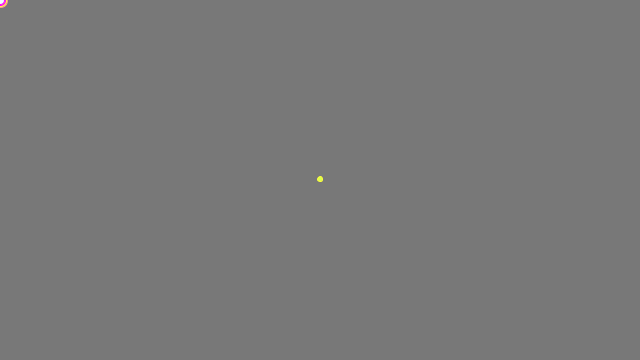
Frame 1 (no input)
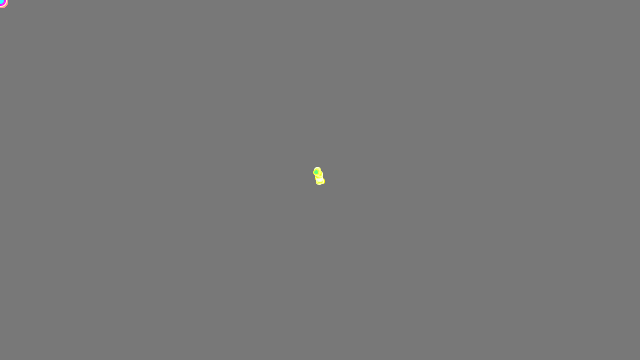
Frame 60 (the mouse pressed at the canvas centre just before this capture)
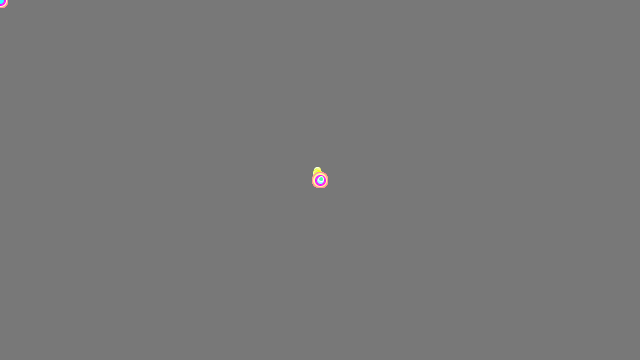
Frame 120 (the mouse held since frame 60 and released just before this capture)

The Processing sketch that drew these frames (run headless with seeded random() and noise(); from frame 60 on, the mouse is pressed at the canvas centre):

// Processing sketch: processing_165325
// ── processing_165325.pde

////////////////////////////////////////////
//  random walker
////////////////////////////////////////////
///// Ã£ï¿½Â¯Ã£ï¿½Â©Ã£ï¿½Â¹Ã¥Â®ï¿½Ã§Â¾Â©
class Walker{ //Ã£ï¿½Â¯Ã£ï¿½Â©Ã£ï¿½Â¹Ã¥ï¿½ï¿½Ã£ï¿½Â®Ã¦ï¿½ï¿½Ã¥ï¿½ï¿½Ã£ï¿½Â¯Ã¥Â¤Â§Ã¦ï¿½ï¿½Ã¥Âï¿½Ã£ï¿½Â§
  int x;      //Ã§ï¿½Â¶Ã¦ï¿½ï¿½Ã¥Â¤ï¿½Ã¦ï¿½Â°
  int y;      //Ã§ï¿½Â¶Ã¦ï¿½ï¿½Ã¥Â¤ï¿½Ã¦ï¿½Â°
  Walker(){   //Ã£ï¿½Â³Ã£ï¿½Â³Ã£ï¿½Â¹Ã£ï¿½ï¿½Ã£ï¿½Â©Ã£ï¿½Â¯Ã£ï¿½Â¿Ã¯Â¼ï¿½Ã¥ï¿½ï¿½Ã¦ï¿½ï¿½Ã¥ï¿½ï¿½Ã£ï¿½Â®Ã£ï¿½ï¿½Ã£ï¿½ï¿½Ã£ï¿½Â®Ã£ï¿½Â¡Ã£ï¿½Â½Ã£ï¿½ï¿½Ã£ï¿½ï¿½Ã¯Â¼ï¿½new Ã£ï¿½Â§Ã¥ï¿½Â¼Ã£ï¿½Â³Ã¥ï¿½ÂºÃ£ï¿½ï¿½Ã£ï¿½ï¿½Ã£ï¿½ï¿½Ã¯Â¼ï¿½
    x = width/2;  //Ã§Âªï¿½Ã£ï¿½Â®Ã¤Â¸ÂÃ¥Â¿ï¿½Ã£ï¿½Â«
    y = height/2; //Ã§Âªï¿½Ã£ï¿½Â®Ã¤Â¸ÂÃ¥Â¿ï¿½Ã£ï¿½Â«

  }
  void display(){ //Ã¨Â¡Â¨Ã§Â¤ÂºÃ§ï¿½Â¨Ã£ï¿½Â¡Ã£ï¿½Â½Ã£ï¿½ï¿½Ã£ï¿½ï¿½
    stroke(255,255,random(255));    //Ã©Â»ï¿½Ã¨ï¿½Â²Ã£ï¿½Â«
   // noStroke();
    fill(random(255),255,random(255));
   ellipse(x,y,5,5);
  }
  void mdisplay()
  {
    fill(255,255,random(255));
    stroke(255,150,150);    //Ã©Â»ï¿½Ã¨ï¿½Â²Ã£ï¿½Â«
     ellipse(mouseX, mouseY, 15,15);
     fill(random(255),255,255);
      stroke(255,0,255);
     ellipse(mouseX, mouseY, 10, 10);
     noFill();
      ellipse(mouseX, mouseY, 8, 8);

  }
  void step(){    //Ã£ï¿½ï¿½Ã¦ÂÂ©Ã£ï¿½ï¿½Ã£ï¿½ï¿½Ã£ï¿½Â¡Ã£ï¿½Â½Ã£ï¿½ï¿½Ã£ï¿½ï¿½
  if(mouseX-x > 0 && mouseY-y > 0)
  {
    int choice = int(random(6)); // 0,1,2,3 Ã£ï¿½Â®Ã£ï¿½ï¿½Ã£ï¿½ï¿½Ã£ï¿½ï¿½Ã£ï¿½ï¿½
    if(choice == 0 || choice == 4){
      x++;
    }else if(choice == 1 ){
      x--;
    }else if(choice == 2 || choice == 5){
      y++;
    }else{
      y--;
    }
  }
  else if(mouseX-x > 0 && mouseY-y < 0)
  {
   int choice = int(random(6)); // 0,1,2,3 Ã£ï¿½Â®Ã£ï¿½ï¿½Ã£ï¿½ï¿½Ã£ï¿½ï¿½Ã£ï¿½ï¿½
    if(choice == 0 || choice == 4){
      x++;
    }else if(choice == 1 ){
      x--;
    }else if(choice == 2){
      y++;
    }else{
      y--;
    }
  }
  else if(mouseX-x < 0 && mouseY-y > 0)
  {
   int choice = int(random(6)); // 0,1,2,3 Ã£ï¿½Â®Ã£ï¿½ï¿½Ã£ï¿½ï¿½Ã£ï¿½ï¿½Ã£ï¿½ï¿½
    if(choice == 0){
      x++;
    }else if(choice == 1  || choice == 4){
      x--;
    }else if(choice == 2  || choice == 5){
      y++;
    }else{
      y--;
    }
  }
   else if(mouseX-x < 0 && mouseY-y < 0)
  {
   int choice = int(random(6)); // 0,1,2,3 Ã£ï¿½Â®Ã£ï¿½ï¿½Ã£ï¿½ï¿½Ã£ï¿½ï¿½Ã£ï¿½ï¿½
    if(choice == 0 ){
      x++;
    }else if(choice == 1 || choice == 4){
      x--;
    }else if(choice == 2){
      y++;
    }else{
      y--;
    }
  }
  else 
  {
   int choice = int(random(4)); // 0,1,2,3 Ã£ï¿½Â®Ã£ï¿½ï¿½Ã£ï¿½ï¿½Ã£ï¿½ï¿½Ã£ï¿½ï¿½
    if(choice == 0 ){
      x++;
    }else if(choice == 1 ){
      x--;
    }else if(choice == 2){
      y++;
    }else{
      y--;
    }
  }
  }
}
/////
Walker w;            //Ã£ï¿½ï¿½WalkerÃ¥ï¿½ï¿½Ã£ï¿½ï¿½Ã£ï¿½Â®Ã£ï¿½ï¿½Ã¥Â¤ï¿½Ã¦ï¿½Â°Ã£ï¿½ï¿½Ã¯Â¼ï¿½Ã£ï¿½ÂªÃ£ï¿½ï¿½Ã£ï¿½Â¸Ã£ï¿½Â§Ã£ï¿½Â¯Ã£ï¿½ï¿½Ã¯Â¼ï¿½ w Ã£ï¿½Â®Ã¥Â®Â£Ã¨Â¨ï¿½
/////
void setup(){        //Ã£ï¿½ï¿½Ã¥ï¿½ï¿½Ã¦Âºï¿½Ã¥ï¿½ï¿½Ã£ï¿½ï¿½
  size(640,360);
  w = new Walker();  // Ã£ï¿½ÂªÃ£ï¿½ï¿½Ã£ï¿½Â¸Ã£ï¿½Â§Ã£ï¿½Â¯Ã£ï¿½ï¿½ w Ã£ï¿½Â®Ã§ï¿½ï¿½Ã¦ï¿½ï¿½
  background(120,120,120);
}


/////
void draw(){         //Ã£ï¿½ï¿½Ã£ï¿½Â¡Ã£ï¿½Â¤Ã£ï¿½Â³Ã©ï¿½Â¢Ã¦ï¿½Â°Ã£ï¿½ï¿½Ã¯Â¼ï¿½Ã§ï¿½Â¡Ã©ï¿½ï¿½Ã£ï¿½Â«Ã£ï¿½Â¼Ã£ï¿½ï¿½Ã¯Â¼ï¿½
  w.step();          //Ã£ï¿½ÂªÃ£ï¿½ï¿½Ã£ï¿½Â¸Ã£ï¿½Â§Ã£ï¿½Â¯Ã£ï¿½ï¿½ w Ã£ï¿½Â«Ã¦ÂÂ©Ã£ï¿½ï¿½Ã£ï¿½ï¿½Ã£ï¿½ï¿½
    w.mdisplay();
  w.display();       //Ã£ï¿½ÂªÃ£ï¿½ï¿½Ã£ï¿½Â¸Ã£ï¿½Â§Ã£ï¿½Â¯Ã£ï¿½ï¿½ w Ã£ï¿½Â«Ã¨ï¿½ÂªÃ¥ï¿½ï¿½Ã£ï¿½ï¿½Ã¨Â¡Â¨Ã§Â¤ÂºÃ£ï¿½ï¿½Ã£ï¿½Â¦Ã£ï¿½ï¿½Ã£ï¿½ï¿½Ã£ï¿½ï¿½

}
/////
